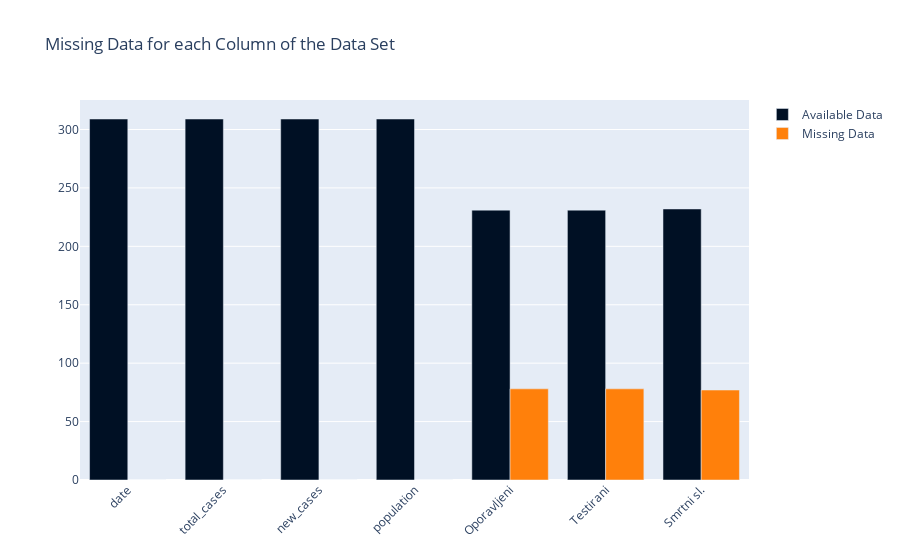

Notebook source saved alongside this figure:
### Code cell
fig = go.Figure()

fig.add_trace(go.Bar(x = missingData["Column Name"], y = missingData["Available Data"],
                     marker_color = "#001024", name = "Available Data"))
fig.add_trace(go.Bar(x = missingData["Column Name"], y = missingData["Missing Data"],
                     marker_color = "#FF800B", name = "Missing Data"))

fig.update_layout(barmode='group', xaxis_tickangle=-45, title = "Missing Data for each Column of the Data Set", hovermode="x unified")
fig.show()

### Figure 1 — Plotly figure (JSON) as saved in the notebook; plotly's stock layout.template omitted (floating-point values rounded to 4 significant figures)
{"data": [{"marker": {"color": "#001024"}, "name": "Available Data", "type": "bar", "x": ["date", "total_cases", "new_cases", "population", "Oporavljeni", "Testirani", "Smrtni sl."], "y": [309, 309, 309, 309, 231, 231, 232]}, {"marker": {"color": "#FF800B"}, "name": "Missing Data", "type": "bar", "x": ["date", "total_cases", "new_cases", "population", "Oporavljeni", "Testirani", "Smrtni sl."], "y": [0, 0, 0, 0, 78, 78, 77]}], "layout": {"barmode": "group", "hovermode": "x unified", "title": {"text": "Missing Data for each Column of the Data Set"}, "xaxis": {"tickangle": -45}}}
